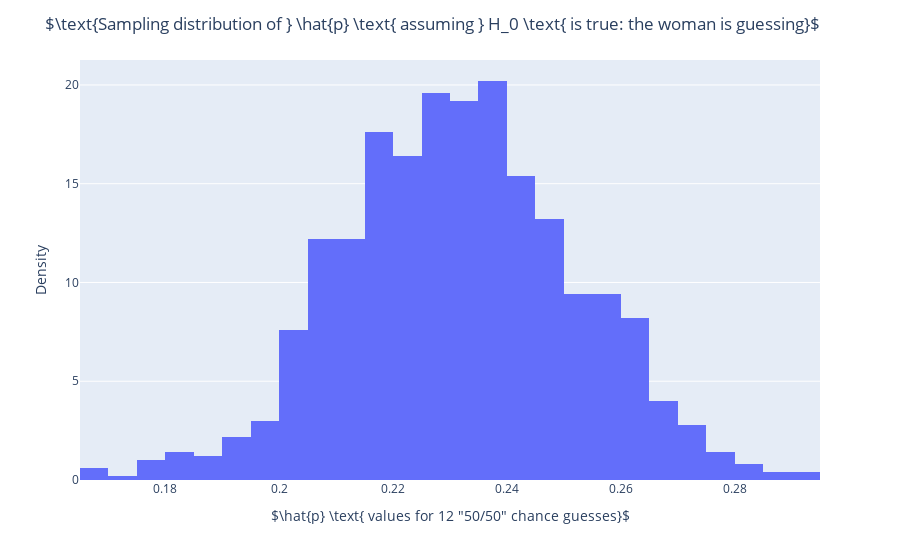

Write notebook code for a chart like this one.
### Markdown cell above
> Answer here...

### Code cell
# test_Q4
# SAMPLE SOLUTION
simulated_samples,n = 1000,400
p_hats = [] # or an np.array that you index into
np.random.seed(seed=10)

for i in range(simulated_samples): # simulate a sample and calculate 
    # and store the p-hat sample statistic 
    sample = np.random.choice(['Twitterer', 'Non_Twitterer'], size=n, replace=True, p=[0.23, 1-0.23])
    sample_prop = np.count_nonzero(sample == 'Twitterer') / 400
    p_hats.append(sample_prop)

# Create your figure here
dataframe = pd.DataFrame({'Proportion of Twitter Users': p_hats})
fig = px.histogram(dataframe, x='Proportion of Twitter Users', nbins=30, histnorm = 'probability density')
fig.update_layout(title='$\\text{Sampling distribution of } \hat{p} \\text{ assuming } H_0 \\text{ is true: the woman is guessing}$', 
                  xaxis_title='$\\hat{p} \\text{ values for 12 "50/50" chance guesses}$', yaxis_title='Density')
fig.show()

solution = "The distribution is symmetric, and centered on $p=0.23$, the assumption of the null hypothesis. More than 95% of the\n\
data is between 0.175 and 0.275."
print(solution)

assert False

### Figure 1 — Plotly figure (JSON) as saved in the notebook; plotly's stock layout.template omitted (floating-point values rounded to 4 significant figures; data arrays with more than 128 entries replaced by an {"elided": "..."} marker saying what was removed)
{"data": [{"alignmentgroup": "True", "bingroup": "x", "histnorm": "probability density", "hovertemplate": "Proportion of Twitter Users=%{x}<br>probability density=%{y}<extra></extra>", "legendgroup": "", "marker": {"color": "#636efa", "pattern": {"shape": ""}}, "name": "", "nbinsx": 30, "offsetgroup": "", "orientation": "v", "showlegend": false, "type": "histogram", "x": {"elided": "1000 float values"}, "xaxis": "x", "yaxis": "y"}], "layout": {"barmode": "relative", "legend": {"tracegroupgap": 0}, "margin": {"t": 60}, "title": {"text": "$\\text{Sampling distribution of } \\hat{p} \\text{ assuming } H_0 \\text{ is true: the woman is guessing}$"}, "xaxis": {"anchor": "y", "domain": [0, 1], "title": {"text": "$\\hat{p} \\text{ values for 12 \"50/50\" chance guesses}$"}}, "yaxis": {"anchor": "x", "domain": [0, 1], "title": {"text": "Density"}}}}
